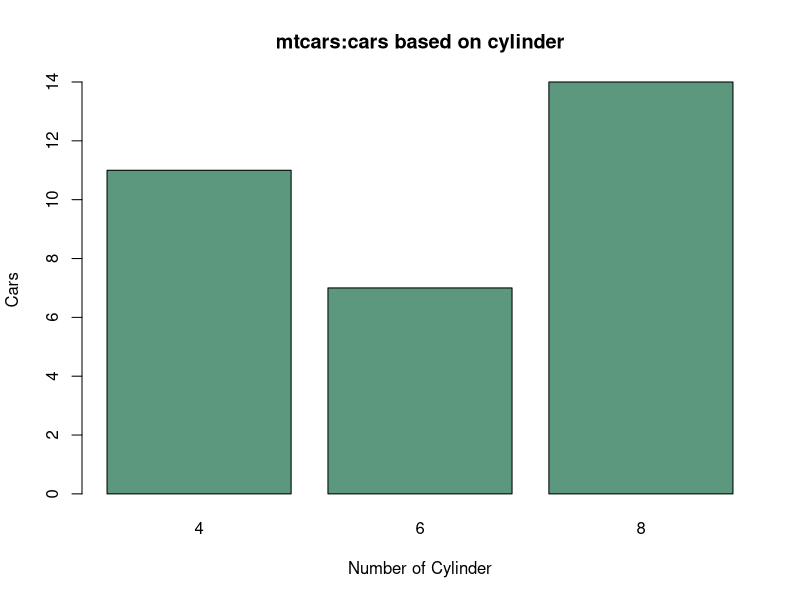

Write R code to recreate this figure. (Note: this script raises an error after producing the figure.)
#File: BarChart.R
#location: #file/Users/rajeshkumar/MS_Assignment/R_Script/Statistics
#Course :MS_DataAnalytics
#Section: Bar Graph plot
#Author: Rajesh Kumar
#Date: 18-Oct-2020

#clear existing plots if any
dev.off()

#load dataset
library(datasets)

#Load Data
head(mtcars)

#plot the graph using inbuild barplot() function

#barplot(mtcars$cyl) #freequency for each category

#create a dummy table with freequency for each category

cylinder <- table(mtcars$cyl)  #table created 
#graph plot 
barplot(cylinder,
        col = "#5C987E", #hexa code
        main = "mtcars:cars based on cylinder", #graph heading
        xlab = "Number of Cylinder", #X legend
        ylab = "Cars" #Y legend
        
        )

#detach Dataset

detach("package:dataset",unload = TRUE)

#clear Terminal

cat("\014")




